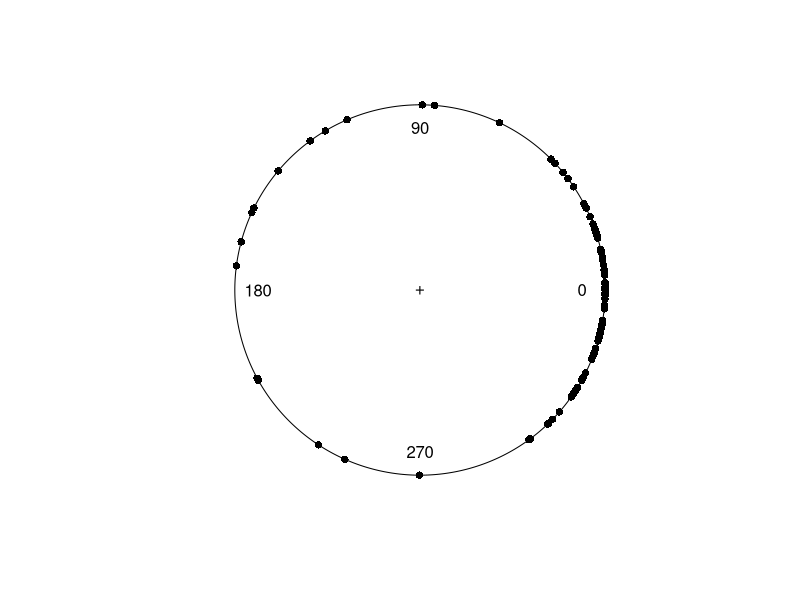
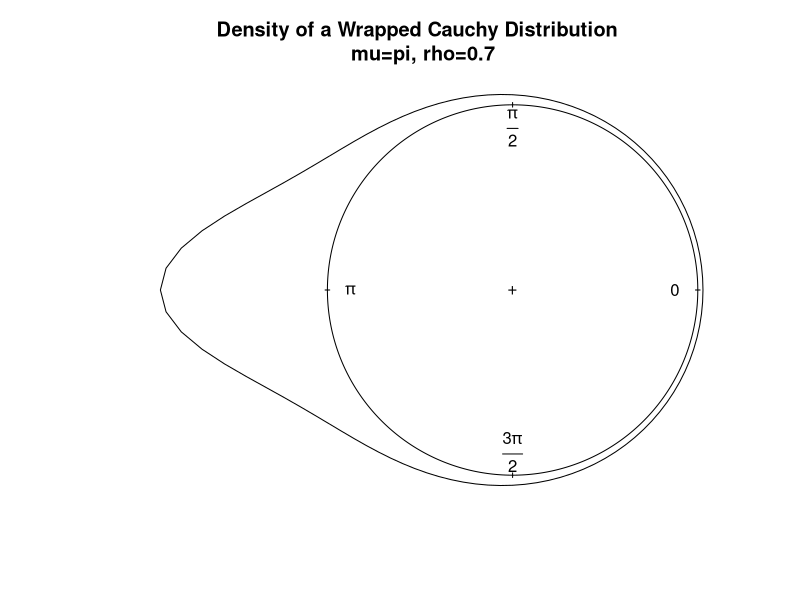

The R script that drew these images, in order:
library(circular)


### Name: wrappedCauchy
### Title: Wrapped Cauchy Density Function
### Aliases: dwrappedcauchy rwrappedcauchy
### Keywords: distribution

### ** Examples


data1 <- rwrappedcauchy(100, mu=circular(0), rho=0.7, 
  control.circular=list(units="degrees"))
plot(data1)

ff <- function(x) dwrappedcauchy(x, mu=circular(pi), rho=0.7)
curve.circular(ff, join=TRUE, xlim=c(-2, 1), 
  main="Density of a Wrapped Cauchy Distribution \n mu=pi, rho=0.7")
